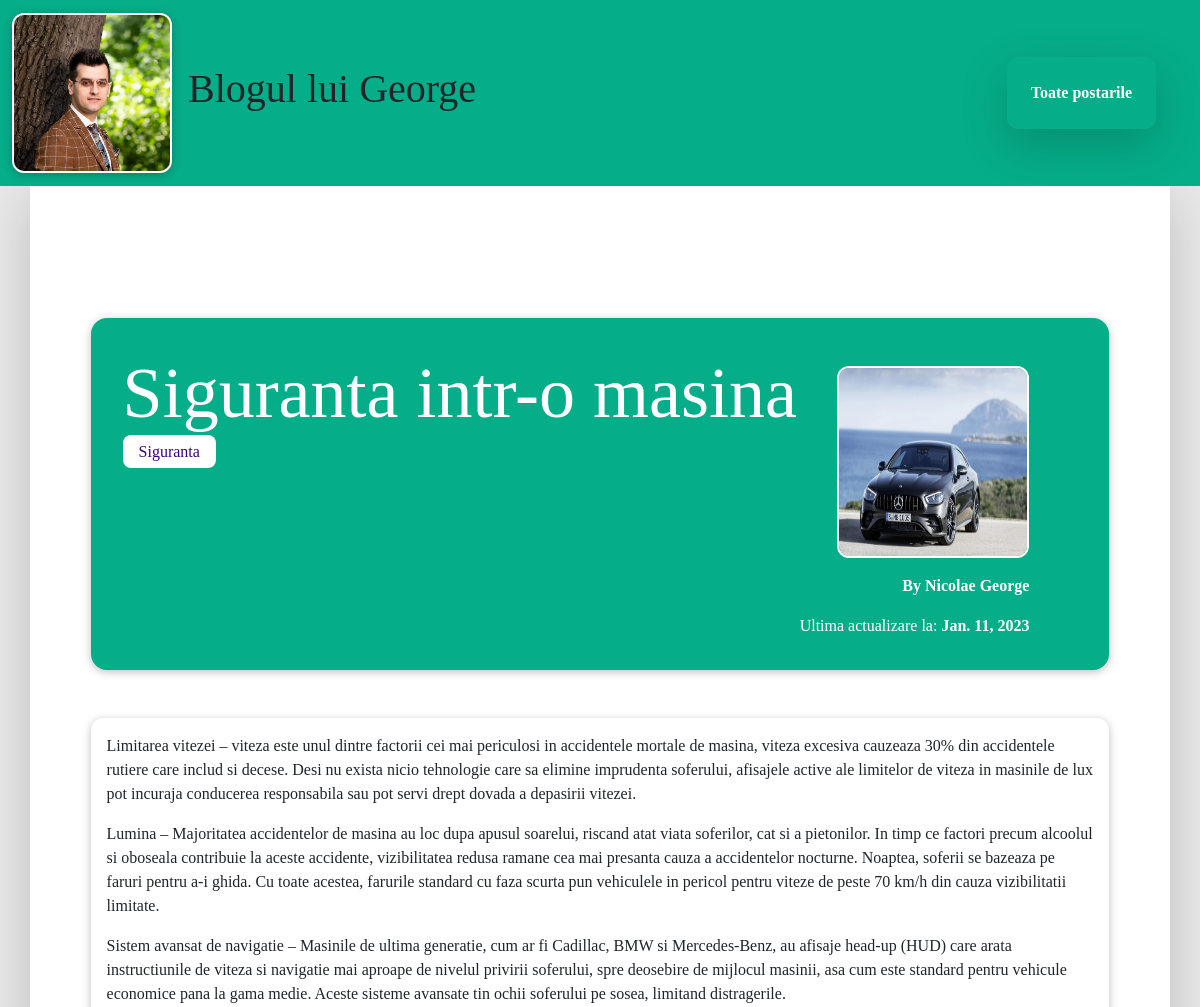
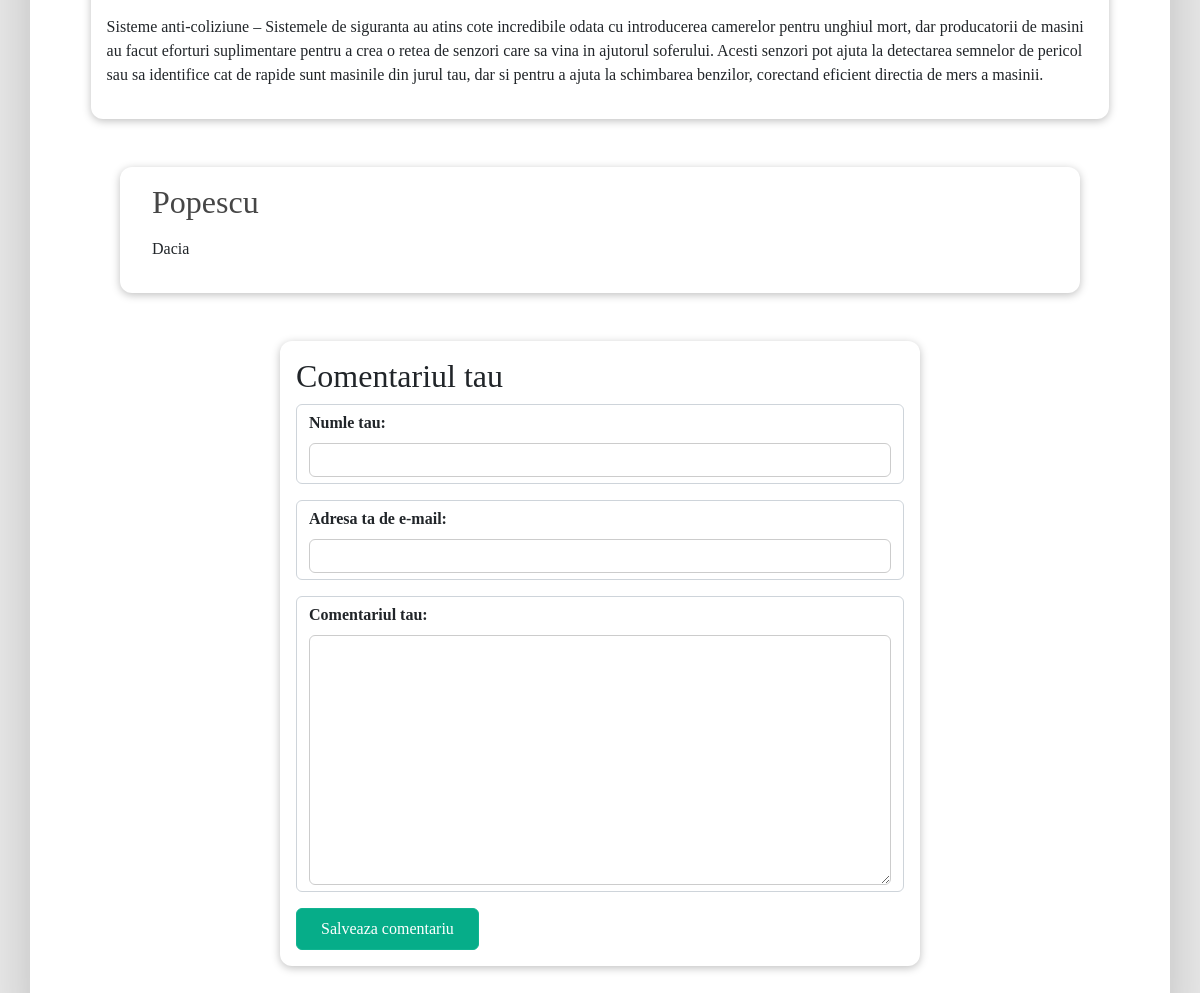
The page /posts/ce-face-o-masina-sa-fie-sigura on the database its author committed (2 pictures, top to bottom).
### blog/models.py (models this page shows, shortened)
class Post(models.Model):
    title = models.CharField(max_length=150)
    excerpt = models.CharField(max_length=200)
    image = models.ImageField(upload_to='posts', null=True)
    date = models.DateField(auto_now=True)
    slug = models.SlugField(unique=True, db_index=True)
    content = models.TextField(validators=[MinLengthValidator(10)])
    author = models.ForeignKey(Author, on_delete=models.SET_NULL, null= True, related_name='post')
    tags = models.ManyToManyField(Tag)

class Tag(models.Model):
    caption = models.CharField(max_length=20)

class Author(models.Model):
    first_name=models.CharField(max_length=100)
    last_name=models.CharField(max_length=100)
    email_address = models.EmailField()
    def __str__(self):
        return f'{self.first_name} {self.last_name}'

class Comment(models.Model):
    user_name = models.CharField(max_length=120)
    user_email = models.EmailField()
    text = models.TextField(max_length=400)
    post = models.ForeignKey(
        Post, on_delete=models.CASCADE, related_name='comments')

### blog/views.py (the view, shortened to what this page needs)
# urls.py: path('posts/<slug:slug>',views.SinglePostView.as_view(),
class SinglePostView(View):
    def get(self,request, slug):
        post = Post.objects.get(slug=slug)
        context = {
            'post':post,
            'post_tags':post.tags.all(),
            'comment_form':CommentForm(),
            'comments':post.comments.all().order_by('-id')
        }
        return render(request, 'blog/post-detail.html',context)

### blog/forms.py
class CommentForm(forms.ModelForm):
    class Meta:
        model = Comment
        exclude = ['post']
        labels = {
            'user_name':'Numle tau',
            'user_email':'Adresa ta de e-mail',
            'text': 'Comentariul tau'
        }

### blog/templates/blog/post-detail.html (shortened to what this page needs)
{% extends 'base.html' %}
{% load static %}
{% block content %}
    <section id="summary">
        <h2>{{ post.title }}</h2>
        <div>
            {% for tag in post_tags %}
                <span class="tag">{{ tag.caption }}</span>
            {% endfor %}
        </div>
        <article>
            <img src="{{ post.image.url }}" alt="Post Title">
            <address>By <a href="mailto:{{post.author.email_address}}">{{ post.author }}</a></address>
            <div>
                Ultima actualizare la: <time>{{ post.date }}</time>
            </div>
        </article>
    </section>
    <main>
        {{ post.content|linebreaks }}
    </main>
    <section id="comments">
        <ul>
            {% for comment in comments %}
                <li>
                    <h2>{{ comment.user_name }}</h2>
                    <p>{{ comment.text|linebreaks }}</p>
                </li>
            {% endfor %}
        </ul>
    </section>
    <section id="comment-form">
        <h2>Comentariul tau</h2>
        <form action="{% url "post-detail-page" post.slug %}" method="POST">
            {% for form_field in comment_form %}
                <div class="form-control">
                    {{ form_field.label_tag }}
                    {{ form_field }}
                </div>
            {% endfor %}
            <button>Salveaza comentariu</button>
        </form>
    </section>
{% endblock  %}

### static/style.css (style rules this page uses)
* { font-family: 'Times New Roman', Times, serif; }
body { background-color: #e7e7e7; }
ul { list-style: none; }
#summary { margin: 8rem auto 3rem auto; padding: 2rem; width: 90%; max-width: 90rem; border-radius: 16px; background-color: #06ad89;; position: relative; box-shadow: 0 2px 8px rgba(0, 0, 0, 0.25); height: 22rem; }
#summary h2 { color: white; font-size: 4.5rem; margin-bottom: 0.25rem; }
#summary article { position: absolute; top: 2rem; right: 3rem; padding: 1rem 2rem; border-radius: 12px; text-align: right; color: white; }
#summary article img { width: 12rem; height: 12rem; border-radius: 12px; border: 2px solid white; margin-bottom: 1rem; }
#summary address { font-weight: bold; }
#summary a { color: white; text-decoration: none; }
#summary time { font-weight: bold; }
main { width: 90%; max-width: 90rem; margin: 3rem auto; background-color: white; padding: 1rem; border-radius: 12px; box-shadow: 0 2px 8px rgba(0, 0, 0, 0.25); }
.tag { background-color: white; color: #390281; padding: 0.5rem 1rem; border-radius: 8px; }
#comment-form { margin: 3rem auto; width: 90%; max-width: 40rem; border-radius: 12px; background-color: white; box-shadow: 0 2px 8px rgba(0, 0, 0, 0.25); padding: 1rem; }
#comment-form button { font: inherit; background-color:#06ad89; color: white; border: 1px solid #11b491; padding: 0.5rem 1.5rem; border-radius: 6px; cursor: pointer; }
.form-control { margin-bottom: 1rem; }
.form-control label { font-weight: bold; margin-bottom: 0.5rem; display: block; }
.form-control input, .form-control textarea { display: block; width: 100%; font: inherit; padding: 0.25rem; border-radius: 6px; border: 1px solid #ccc; }
#comments { margin: 3rem auto; width: 90%; max-width: 60rem; border-radius: 12px; background-color: white; box-shadow: 0 2px 8px rgba(0, 0, 0, 0.25); padding: 1rem 2rem; }
#comments ul { list-style: none; margin: 0; padding: 0; }
#comments li { margin-bottom: 1rem; border-bottom: 2px solid #ccc; }
#comments li:last-of-type { border-bottom: none; }
#comments h2 { color: #464646; }

### rows shown on the page
Post: title "Siguranta intr-o masina", image (picture), author "Nicolae George", date "Jan. 11, 2023", content "Limitarea vitezei – viteza este unul dintre factorii cei mai periculosi in accidentele mortale de masina, viteza excesiva cauzeaza 30% din accidentele rutiere care includ si decese. Desi nu exista nicio tehnologie care sa elimine imprudenta soferului, afisajele active ale limitelor de viteza in masinile de lux pot incuraja conducerea responsabila sau pot servi drept dovada a depasirii vitezei. Lumina – Majoritatea accidentelor de masina au loc dupa apusul soarelui, riscand atat viata soferilor, cat si a pietonilor. In timp ce factori precum alcoolul si oboseala contribuie la aceste accidente, vizibilitatea redusa ramane cea mai presanta cauza a accidentelor nocturne. Noaptea, soferii se…"
Tag: caption "Siguranta"
Comment: user_name "Popescu", text "Dacia"
